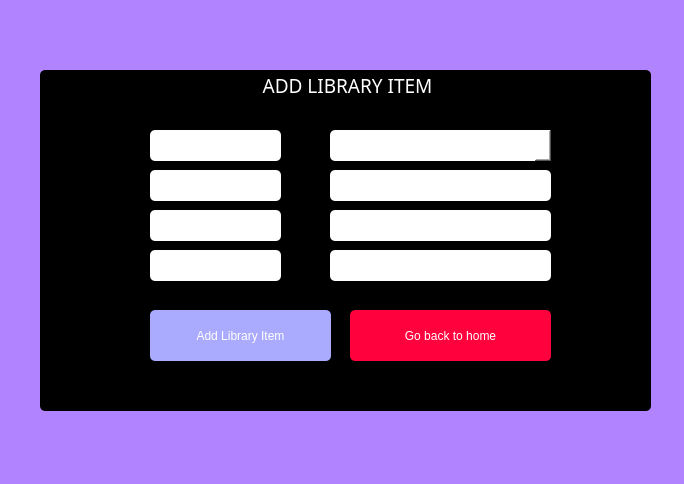
<?xml version="1.0" encoding="UTF-8"?>
<ui version="4.0">
 <class>AddLibraryItem</class>
 <widget class="QDialog" name="AddLibraryItem">
  <property name="geometry">
   <rect>
    <x>0</x>
    <y>0</y>
    <width>684</width>
    <height>484</height>
   </rect>
  </property>
  <property name="windowTitle">
   <string>Dialog</string>
  </property>
  <property name="styleSheet">
   <string notr="true">font: 75 14pt &quot;Rockwell&quot;;
color: rgb(255, 255, 255);
background-color: rgb(177, 131, 255);
border-radius: 5px;
</string>
  </property>
  <widget class="QGroupBox" name="groupBox">
   <property name="geometry">
    <rect>
     <x>40</x>
     <y>70</y>
     <width>611</width>
     <height>341</height>
    </rect>
   </property>
   <property name="font">
    <font>
     <family>Rockwell</family>
     <pointsize>14</pointsize>
     <weight>9</weight>
     <italic>false</italic>
     <bold>false</bold>
    </font>
   </property>
   <property name="styleSheet">
    <string notr="true">font: 75 14pt &quot;Rockwell&quot;;
color: rgb(255, 255, 255);
background-color: rgb(0, 0, 0);
border-radius: 5px;</string>
   </property>
   <property name="title">
    <string>ADD LIBRARY ITEM</string>
   </property>
   <property name="alignment">
    <set>Qt::AlignCenter</set>
   </property>
   <widget class="QLabel" name="label">
    <property name="geometry">
     <rect>
      <x>110</x>
      <y>60</y>
      <width>131</width>
      <height>31</height>
     </rect>
    </property>
    <property name="font">
     <font>
      <family>Rockwell</family>
      <pointsize>14</pointsize>
      <weight>9</weight>
      <italic>false</italic>
      <bold>false</bold>
     </font>
    </property>
    <property name="styleSheet">
     <string notr="true">font: 75 14pt &quot;Rockwell&quot;;
color:rgbrgb(0, 0, 0);
background-color: rgb(255, 255, 255);
border-radius: 5px;</string>
    </property>
    <property name="text">
     <string>Type</string>
    </property>
   </widget>
   <widget class="QComboBox" name="comboBox">
    <property name="geometry">
     <rect>
      <x>290</x>
      <y>60</y>
      <width>221</width>
      <height>31</height>
     </rect>
    </property>
    <property name="styleSheet">
     <string notr="true">font: 75 14pt &quot;Rockwell&quot;;
color:rgbrgb(0, 0, 0);
background-color: rgb(255, 255, 255);
border-radius: 5px;</string>
    </property>
   </widget>
   <widget class="QPushButton" name="pushButton">
    <property name="geometry">
     <rect>
      <x>110</x>
      <y>240</y>
      <width>181</width>
      <height>51</height>
     </rect>
    </property>
    <property name="styleSheet">
     <string notr="true">font: 75 14pt &quot;Rockwell&quot;;
color: rgbrgbrgb(255, 255, 255);
background-color: rgb(170, 170, 255);
border-radius: 5px;
</string>
    </property>
    <property name="text">
     <string>Add Library Item</string>
    </property>
   </widget>
   <widget class="QLabel" name="label_2">
    <property name="geometry">
     <rect>
      <x>110</x>
      <y>100</y>
      <width>131</width>
      <height>31</height>
     </rect>
    </property>
    <property name="font">
     <font>
      <family>Rockwell</family>
      <pointsize>14</pointsize>
      <weight>9</weight>
      <italic>false</italic>
      <bold>false</bold>
     </font>
    </property>
    <property name="styleSheet">
     <string notr="true">font: 75 14pt &quot;Rockwell&quot;;
color:rgbrgb(0, 0, 0);
background-color: rgb(255, 255, 255);
border-radius: 5px;</string>
    </property>
    <property name="text">
     <string>Title</string>
    </property>
   </widget>
   <widget class="QLabel" name="label_4">
    <property name="geometry">
     <rect>
      <x>110</x>
      <y>180</y>
      <width>131</width>
      <height>31</height>
     </rect>
    </property>
    <property name="font">
     <font>
      <family>Rockwell</family>
      <pointsize>14</pointsize>
      <weight>9</weight>
      <italic>false</italic>
      <bold>false</bold>
     </font>
    </property>
    <property name="styleSheet">
     <string notr="true">font: 75 14pt &quot;Rockwell&quot;;
color:rgbrgb(0, 0, 0);
background-color: rgb(255, 255, 255);
border-radius: 5px;</string>
    </property>
    <property name="text">
     <string>Subject</string>
    </property>
   </widget>
   <widget class="QLabel" name="label_5">
    <property name="geometry">
     <rect>
      <x>110</x>
      <y>140</y>
      <width>131</width>
      <height>31</height>
     </rect>
    </property>
    <property name="font">
     <font>
      <family>Rockwell</family>
      <pointsize>14</pointsize>
      <weight>9</weight>
      <italic>false</italic>
      <bold>false</bold>
     </font>
    </property>
    <property name="styleSheet">
     <string notr="true">font: 75 14pt &quot;Rockwell&quot;;
color:rgbrgb(0, 0, 0);
background-color: rgb(255, 255, 255);
border-radius: 5px;</string>
    </property>
    <property name="text">
     <string>Author</string>
    </property>
   </widget>
   <widget class="QPushButton" name="pushButton_2">
    <property name="geometry">
     <rect>
      <x>310</x>
      <y>240</y>
      <width>201</width>
      <height>51</height>
     </rect>
    </property>
    <property name="styleSheet">
     <string notr="true">font: 75 14pt &quot;Rockwell&quot;;
color: rgbrgbrgb(255, 255, 255);
background-color:rgb(255, 2, 61);
border-radius: 5px;</string>
    </property>
    <property name="text">
     <string>Go back to home</string>
    </property>
   </widget>
   <widget class="QTextEdit" name="textEdit">
    <property name="geometry">
     <rect>
      <x>290</x>
      <y>100</y>
      <width>221</width>
      <height>31</height>
     </rect>
    </property>
    <property name="styleSheet">
     <string notr="true">font: 75 14pt &quot;Rockwell&quot;;
color:rgbrgb(0, 0, 0);
background-color: rgb(255, 255, 255);
border-radius: 5px;</string>
    </property>
   </widget>
   <widget class="QTextEdit" name="textEdit_2">
    <property name="geometry">
     <rect>
      <x>290</x>
      <y>140</y>
      <width>221</width>
      <height>31</height>
     </rect>
    </property>
    <property name="styleSheet">
     <string notr="true">font: 75 14pt &quot;Rockwell&quot;;
color:rgbrgb(0, 0, 0);
background-color: rgb(255, 255, 255);
border-radius: 5px;</string>
    </property>
   </widget>
   <widget class="QTextEdit" name="textEdit_3">
    <property name="geometry">
     <rect>
      <x>290</x>
      <y>180</y>
      <width>221</width>
      <height>31</height>
     </rect>
    </property>
    <property name="styleSheet">
     <string notr="true">font: 75 14pt &quot;Rockwell&quot;;
color:rgbrgb(0, 0, 0);
background-color: rgb(255, 255, 255);
border-radius: 5px;</string>
    </property>
   </widget>
  </widget>
 </widget>
 <resources/>
 <connections/>
</ui>
